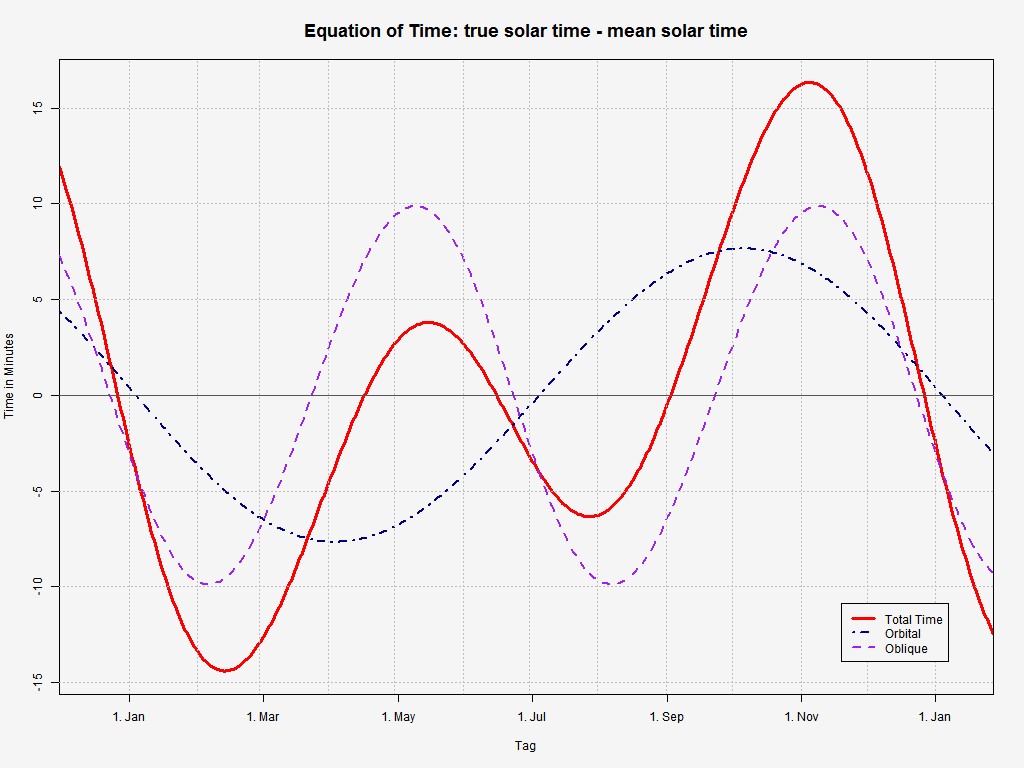

Generate this figure with R:
#formulas, equations and notation from http://homeweb2.unifr.ch/hungerbu/pub/sonnenuhr/sundial.ps
# and by the paper of C. Blatter (http://dz-srv1.sub.uni-goettingen.de/sub/digbib/loader?did=D241775)

epsilon=23.45*2*pi/360
alpha  =78.5 *2*pi/360
kappa  =0.016722

mu<-function(t,epsilon,alpha,kappa) {
  zaehl= -sin(delta(t,kappa))+tan(epsilon/2)^2*sin(2*(t-alpha)+delta(t,kappa))
  nenn =  cos(delta(t,kappa))+tan(epsilon/2)^2*cos(2*(t-alpha)+delta(t,kappa))
  return( atan(zaehl/nenn) )
}

# approximation by Blatter
psi<-function(t) {
  return(t+delta(t))
}

delta<-function(t,kappa) {
  return( 2*sin(t)*kappa+5/4*sin(2*t)*kappa^2 )
}

png(filename="oet_graph.png", width=1024, height=768, pointsize=12)
par(bg="whitesmoke")
time=seq(-0.6,2*pi+0.4,length=365+(0.6+0.4)/(2*pi)*365)
da<-paste("1.",as.character(seq(1,12,by=2)),".07",sep="")
da<-as.Date(c(da,"1.1.08"),"%d.%m.%y")
#umrechungsfaktor: 24h=2*pi
plot(time,mu(time,epsilon,alpha,kappa)*24*60/(2*pi),type="l",col="red",xlab="Tag",ylab="Time in Minutes",main="Equation of Time: true solar time - mean solar time",cex.main=1.5,lwd=3,xaxt="n",xaxs="i",xlim=range(time))
lines(time,mu(time,epsilon=0,alpha,kappa)*24*60/(2*pi),lwd=2,col="navy",lty="dotdash")
lines(time,mu(time,epsilon,alpha,kappa=0)*24*60/(2*pi),lwd=2,col="purple",lty="dashed")
#grid
abline(h=c(-15,-10,-5,5,10,15),lty="dotted",col="grey")
abline(h=0,lty="solid",col="grey33")
tage=cumsum(c(0,31,28,31,30,31,30,31,31,30,31,30,31))/365-3/365
abline(v=tage*2*pi,lty="dotted",col="grey")
axis(1,at=seq(0,2*pi,length=7)-3*2*pi/365,labels=as.character(da,"1. %b"))
legend(x=5.5,y=-10.9,legend=c("Total Time","Orbital","Oblique"),col=c("red","navy","purple"),lwd=c(3,2,2),lty=c("solid","dotdash","dashed"))
dev.off()